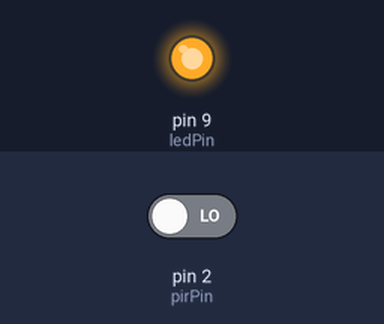
Bench run of a sketch on a simulated Arduino Uno, built with avr-gcc and run on an emulated ATmega328P. On the bench: output pins drawn as LEDs (lit = HIGH). Inputs (shaded band) come from the test bench; at power-on: pin 2 (pirPin) LOW.

Above: at 1.2 s.
1.3 s: pin 2 (pirPin) driven HIGH
At 2.5 s:
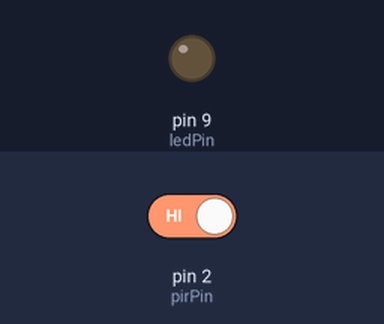
2.8 s: pin 2 (pirPin) driven LOW
At 3.8 s:
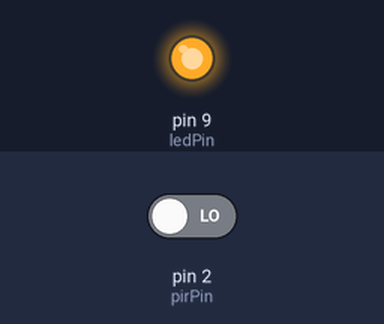
Timing chart, 0 to 5.8 s (numbered marks = the images above; inputs shaded):
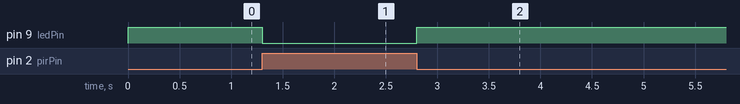

The sketch:

PIR_Sensor.ino
```cpp
const int pirPin = 2;  // PIR sensor OUT pin
const int ledPin = 9;  // LED anode pin

void setup()
 {
  pinMode(pirPin, INPUT);
  pinMode(ledPin, OUTPUT);
 }

void loop()
{
  int pirState = digitalRead(pirPin);

  if (pirState == HIGH)   // Motion detected
    {
      digitalWrite(ledPin, LOW);  // Turn on LED
    }
     else
      {
        digitalWrite(ledPin, HIGH);  // Turn off LED
      }
  delay(50);
}
```

Measured:
- after the input at 1.3 s, pin 9 (ledPin): HIGH → LOW at once
- after the input at 2.8 s, pin 9 (ledPin): LOW → HIGH at once
